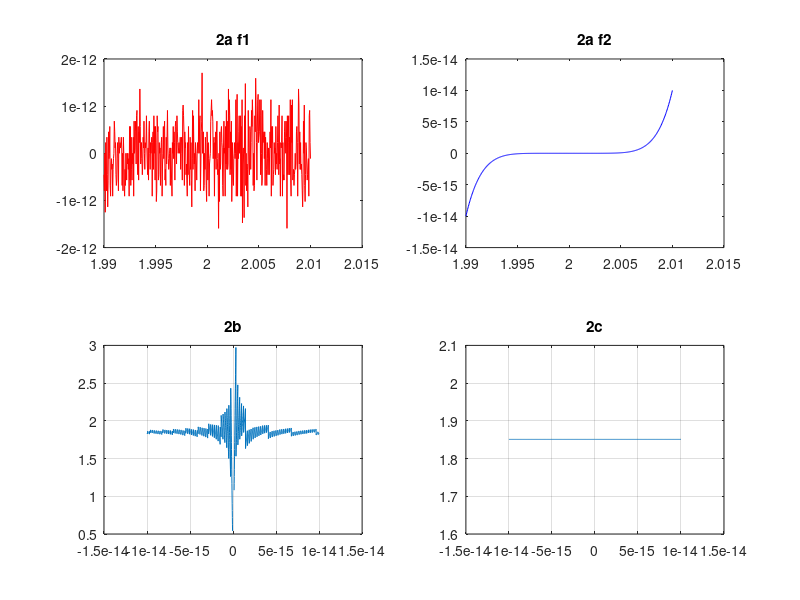

Write the MATLAB code that produced this figure.
function G3_S2_Aufg2()
hold off;
clc;

% ----- Aufgabe 2a -----
steps=(2.01-1.99)/501;
x=1.99:steps:2.01;

f1 = x.^7 - 14*x.^6 + 84*x.^5 - 280*x.^4 + 560*x.^3 - 672*x.^2 + 448*x - 128;
f2 = (x-2).^7;

subplot(2,2,1);
plot(x, f1, 'color', 'r');
title('2a f1');

subplot(2,2,2);
plot(x, f2, 'color', 'b');
title('2a f2');

% bei f1 werden die Funktionswerte zu gross (im positiven wie auch im negativen) es gibt einen overflow.

% ----- Aufgabe 2b -----
x=-10^-14:10^-17:10^-14;
g=x./(sin(1+x) - sin(1));

subplot(2,2,3);
plot(x, g);
title('2b');
grid on;

% Nein, instabil. Weil man mit x = fast 0  und dadurch mit einem Nenner = fast 0 rechnet.
%Dies erzeugt eine grosse Gleitkommazahl was zu einem overflow führt.

% ----- Aufgabe 2c -----
x=-10^-14:10^-17:10^-14;
g = x./(2.*cos((x+2)./2) .* sin(x./2));

subplot(2,2,4);
plot(x, g);
title('2c');
grid on;

% Man bekommt jetzt eine genauere annäherung an lim x->0

end
